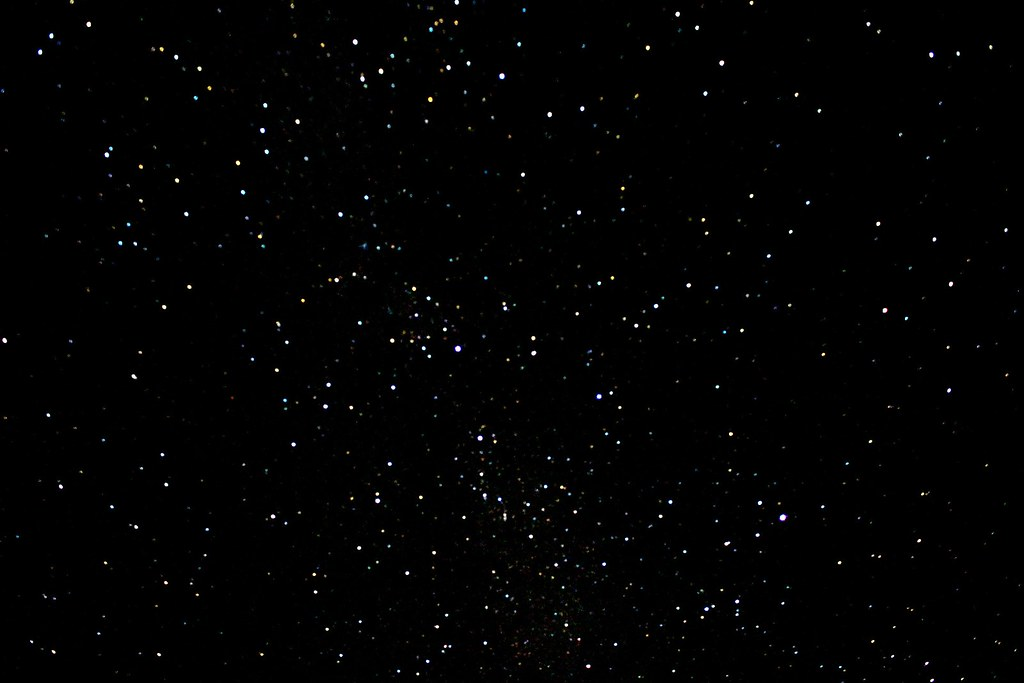
#> input picture photo.jpg, 1024 x 683 px
$ python star_counter.py
#> lines starting #> are read from the running program, lines starting #| are printed output that depends on the picture
from skimage import io
from skimage.feature import blob_log
from skimage.color import rgb2gray
import matplotlib.pyplot as plt

"""
Reads the image from the root directory of the folder and creates a grayscale equivalent.
"""
image = io.imread("photo.jpg", plugin='matplotlib')
#> image is the input picture: shape (683, 1024, 3); mean R, G, B 2, 2, 2.1
image_grayscale = rgb2gray(image)

"""
Generates a set of markers that establish a threshold for detection using the grayscale image.
"""
blobs_log = blob_log(image_grayscale, max_sigma=20, num_sigma=10, threshold=.02)
#> blobs_log = 1461 rows, first 8: [644, 615, 1], [441, 870, 1], [574, 314, 1], [661, 427, 1], [442, 618, 1], [617, 702, 1], [562, 839, 1], [486, 545, 1]

"""
Rest of code generates the figure and adds points over the plot as blue markers.
"""
fig = plt.figure("Approximate Number of Visible Stars")
ax = fig.add_subplot(1, 1, 1)

ax.imshow(image)
c_stars = 0
for blob in blobs_log:
    y, x, r = blob
    if r > 2:
        continue
    ax.add_patch(plt.Circle((x, y), 2*r, color="aqua", linewidth=2, fill=True))
    c_stars += 1
#> this loop made 1461 passes
#> (blob, y, x) on passes 1 to 3: ([644, 615, 1], 644, 615), ([441, 870, 1], 441, 870), ([574, 314, 1], 574, 314)
#> after the loop, c_stars = 1444
print("Number of stars: " + str(c_stars))
#| Number of stars: 1444
ax.set_axis_off()
ax.set_title(f"Approximate Number of Visible Stars: {c_stars}")
plt.savefig("approximate_visible_stars.png")
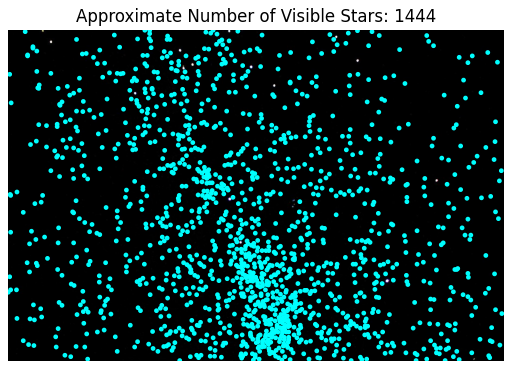
#> figure drawn by matplotlib, 1 panel
plt.tight_layout()
plt.show()
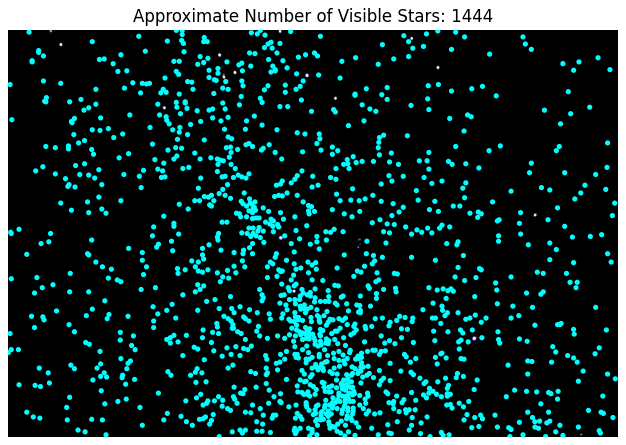
#> figure drawn by matplotlib, 1 panel
